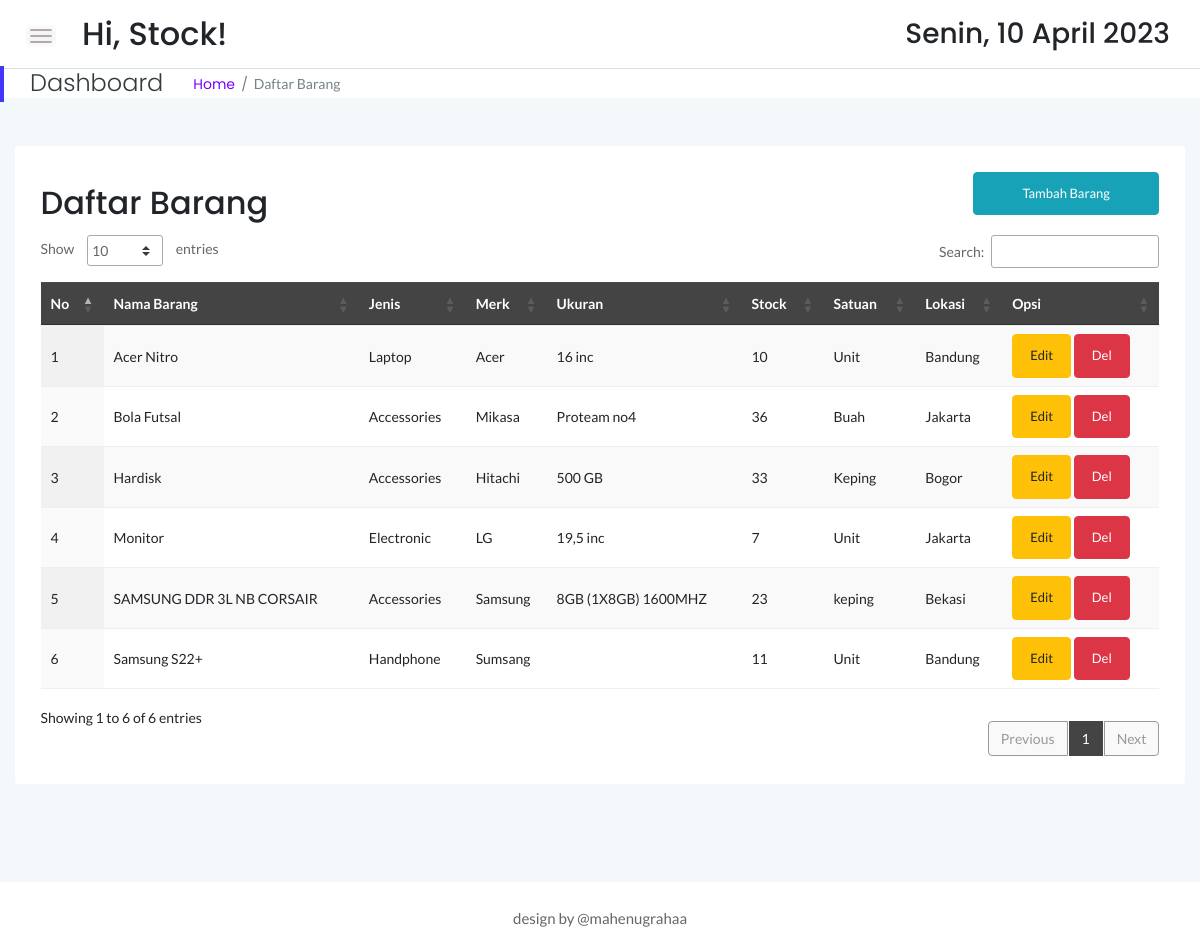
The app's page /stock/stock.php (signed in) with its own data.
### tables this page shows
CREATE TABLE `sstock_brg` (
  `idx` int(11) NOT NULL,
  `nama` varchar(55) NOT NULL,
  `jenis` varchar(30) NOT NULL,
  `merk` varchar(40) NOT NULL,
  `ukuran` varchar(20) NOT NULL,
  `stock` int(12) NOT NULL,
  `satuan` varchar(10) NOT NULL,
  `lokasi` varchar(55) NOT NULL
);

### stock/stock.php (the view, shortened to what this page needs)
<!doctype html>
<html class="no-js" lang="en">
<?php
    include '../dbconnect.php';
	?>
<head>
    <link rel="stylesheet" href="assets/css/bootstrap.min.css">
    <link rel="stylesheet" href="assets/css/font-awesome.min.css">
    <link rel="stylesheet" href="assets/css/themify-icons.css">
    <link rel="stylesheet" href="assets/css/metisMenu.css">
    <link rel="stylesheet" href="assets/css/owl.carousel.min.css">
    <link rel="stylesheet" href="assets/css/slicknav.min.css">
    <link rel="stylesheet" href="https://www.amcharts.com/lib/3/plugins/export/export.css" type="text/css" media="all" />
	<link rel="stylesheet" type="text/css" href="https://cdn.datatables.net/1.10.19/css/jquery.dataTables.min.css">
    <link rel="stylesheet" type="text/css" href="https://cdn.datatables.net/1.10.19/css/jquery.dataTables.css">
    <link rel="stylesheet" type="text/css" href="https://cdn.datatables.net/1.10.18/css/dataTables.bootstrap4.min.css">
    <link rel="stylesheet" type="text/css" href="https://cdn.datatables.net/responsive/2.2.3/css/responsive.bootstrap.min.css">
    <link rel="stylesheet" type="text/css" href="https://cdn.datatables.net/responsive/2.2.3/css/responsive.jqueryui.min.css">
	<link rel="stylesheet" type="text/css" href="https://cdn.datatables.net/buttons/1.5.2/css/buttons.dataTables.min.css">
    <link rel="stylesheet" href="assets/css/typography.css">
    <link rel="stylesheet" href="assets/css/default-css.css">
    <link rel="stylesheet" href="assets/css/styles.css">
    <link rel="stylesheet" href="assets/css/responsive.css">
</head>
<body>
    <div class="page-container">
        <div class="main-content">
            <div class="header-area">
                <div class="row align-items-center">
                    <div class="col-md-6 col-sm-8 clearfix">
                        <div class="nav-btn pull-left">
                            <span></span>
                            <span></span>
                            <span></span>
                        </div>
                        <div class="search-box pull-left">
                            <form action="#">
                                <h2>Hi, <?=$_SESSION['user'];?>!</h2>
                            </form>
                        </div>
                    </div>
                    <div class="col-md-6 col-sm-4 clearfix">
                        <ul class="notification-area pull-right">
                            <li><h3><div class="date">
						</b></div></h3>
						</li>
                        </ul>
                    </div>
                </div>
            </div>
            <div class="page-title-area">
                <div class="row align-items-center">
                    <div class="col-sm-6">
                        <div class="breadcrumbs-area clearfix">
                            <h4 class="page-title pull-left">Dashboard</h4>
                            <ul class="breadcrumbs pull-left">
                                <li><a href="index.php">Home</a></li>
                                <li><span>Daftar Barang</span></li>
                            </ul>
                        </div>
                    </div>
                    <div class="col-sm-6 clearfix">
                    </div>
                </div>
            </div>
            <div class="main-content-inner">
                <div class="row mt-5 mb-5">
                    <div class="col-12">
                        <div class="card">
                            <div class="card-body">
                                <div class="d-sm-flex justify-content-between align-items-center">
									<h2>Daftar Barang</h2>
									<button style="margin-bottom:20px" data-toggle="modal" data-target="#myModal" class="btn btn-info col-md-2"><span class="glyphicon glyphicon-plus"></span>Tambah Barang</button>
                                </div>
                                    <div class="data-tables datatable-dark">
										 <table id="dataTable3" class="display" style="width:100%"><thead class="thead-dark">
											<tr>
												<th>No</th>
												<th>Nama Barang</th>
												<th>Jenis</th>
												<th>Merk</th>
												<th>Ukuran</th>
												<th>Stock</th>
												<th>Satuan</th>
												<th>Lokasi</th>
												<th>Opsi</th>
											</tr></thead><tbody>
											<?php
											$brgs=mysqli_query($conn,"SELECT * from sstock_brg order by nama ASC");
											$no=1;
											while($p=mysqli_fetch_array($brgs)){
                                                $idb = $p['idx'];
												?>
												<tr>
													<td><?php echo $no++ ?></td>
													<td><?php echo $p['nama'] ?></td>
													<td><?php echo $p['jenis'] ?></td>
													<td><?php echo $p['merk'] ?></td>
													<td><?php echo $p['ukuran'] ?></td>
													<td><?php echo $p['stock'] ?></td>
													<td><?php echo $p['satuan'] ?></td>
													<td><?php echo $p['lokasi'] ?></td>
                                                    <td><button data-toggle="modal" data-target="#edit<?=$idb;?>" class="btn btn-warning">Edit</button> <button data-toggle="modal" data-target="#del<?=$idb;?>" class="btn btn-danger">Del</button></td>
												</tr>
												<?php
											}
											?>
										</tbody>
										</table>
                                    </div>
                                </div>
                            </div>
                        </div>
                    </div>
                </div>
            </div>
        </div>
        <footer>
            <div class="footer-area">
               <p>design by @mahenugrahaa</p>
            </div>
        </footer>
</body>
</html>

### stock/assets/css/styles.css (style rules this page uses)
.page-container { width: 100%; height: 100%; min-height: 100vh; padding-left: 280px; -webkit-transition: padding-left 0.3s ease 0s; transition: padding-left 0.3s ease 0s; }
.card { border: none; border-radius: 4px; background-color: #fff; -webkit-transition: all 0.3s ease 0s; transition: all 0.3s ease 0s; }
.card-body { padding: 25.6px; padding: 1.6rem; }
.main-content { width: 100%; background: #F3F8FB; }
.main-content-inner { padding: 0 30px 50px; }
.header-area { padding: 15px 30px; background: #fff; border-bottom: 1px solid #d8e3e7; }
.nav-btn { margin-right: 30px; margin-top: 10px; cursor: pointer; }
.nav-btn span { display: block; width: 22px; height: 2px; background: #b3aaaa; margin: 4px 0; border-radius: 15px; -webkit-transition: all 0.3s ease 0s; transition: all 0.3s ease 0s; box-shadow: 0 0 0 4px rgba(99, 96, 96, 0.03); }
.search-box form { position: relative; }
.notification-area { -webkit-user-select: none; -moz-user-select: none; -ms-user-select: none; user-select: none; position: relative; z-index: 1; }
.notification-area li { display: inline-block; margin-left: 20px; cursor: pointer; -webkit-user-select: none; -moz-user-select: none; -ms-user-select: none; user-select: none; }
.page-title-area { padding: 0 30px; background: #fff; position: relative; }
.page-title-area:before { content: ''; position: absolute; left: 0; top: 50%; width: 4px; height: 36px; background: var(--primary-color); -webkit-transform: translateY(-50%); transform: translateY(-50%); }
.page-title { font-size: 24px; font-weight: 300; color: #313b3d; letter-spacing: 0; margin-right: 30px; }
ul.breadcrumbs { margin-top: 4px; }
.breadcrumbs li { display: inline-block; }
.breadcrumbs li a, .breadcrumbs li span { display: block; font-size: 14px; font-weight: 400; color: #7801ff; letter-spacing: 0; margin-right: 16px; position: relative; }
.breadcrumbs li a:before { content: '/'; color: #768387; position: absolute; right: -13px; top: 0; }
.breadcrumbs li span { margin-right: 0; color: #768387; text-transform: capitalize; }
.footer-area { text-align: center; padding: 23px 0 19px; background: #fff; }
.footer-area p { color: #676666; margin-bottom: 0; }
.btn { padding: 11px 17px; font-size: 13px; letter-spacing: 0; }
table tr th { border-bottom: none; }
table tr th, table tr td { border-top: 1px solid rgba(120, 130, 140, 0.13) !important; }
table.dataTable.no-footer { border-bottom: 1px solid rgba(120, 130, 140, 0.13) !important; }
table.dataTable thead th, table.dataTable thead td { border-bottom-color: transparent; }
.datatable-dark thead { background: #444; color: #fff; }

### stock/assets/css/responsive.css (style rules this page uses)
@media (min-width: 1200px) and (max-width: 1364px) { .main-content-inner { padding: 0 15px 50px; } }
@media (min-width: 1200px) and (max-width: 1364px) { .page-container, .sbar_collapsed.page-container { padding-left: 0; } }

### records on screen
sstock_brg: nama "Acer Nitro", jenis "Laptop", merk "Acer", ukuran "16 inc", stock "10", satuan "Unit", lokasi "Bandung"
sstock_brg: nama "Bola Futsal", jenis "Accessories", merk "Mikasa", ukuran "Proteam no4", stock "36", satuan "Buah", lokasi "Jakarta"
sstock_brg: nama "Hardisk", jenis "Accessories", merk "Hitachi", ukuran "500 GB", stock "33", satuan "Keping", lokasi "Bogor"
sstock_brg: nama "Monitor", jenis "Electronic", merk "LG", ukuran "19,5 inc", stock "7", satuan "Unit", lokasi "Jakarta"
sstock_brg: nama "SAMSUNG DDR 3L NB CORSAIR", jenis "Accessories", merk "Samsung", ukuran "8GB (1X8GB) 1600MHZ", stock "23", satuan "keping", lokasi "Bekasi"
sstock_brg: nama "Samsung S22+", jenis "Handphone", merk "Sumsang", stock "11", satuan "Unit", lokasi "Bandung"

### other values on screen
$_SESSION['user'] "Stock"
